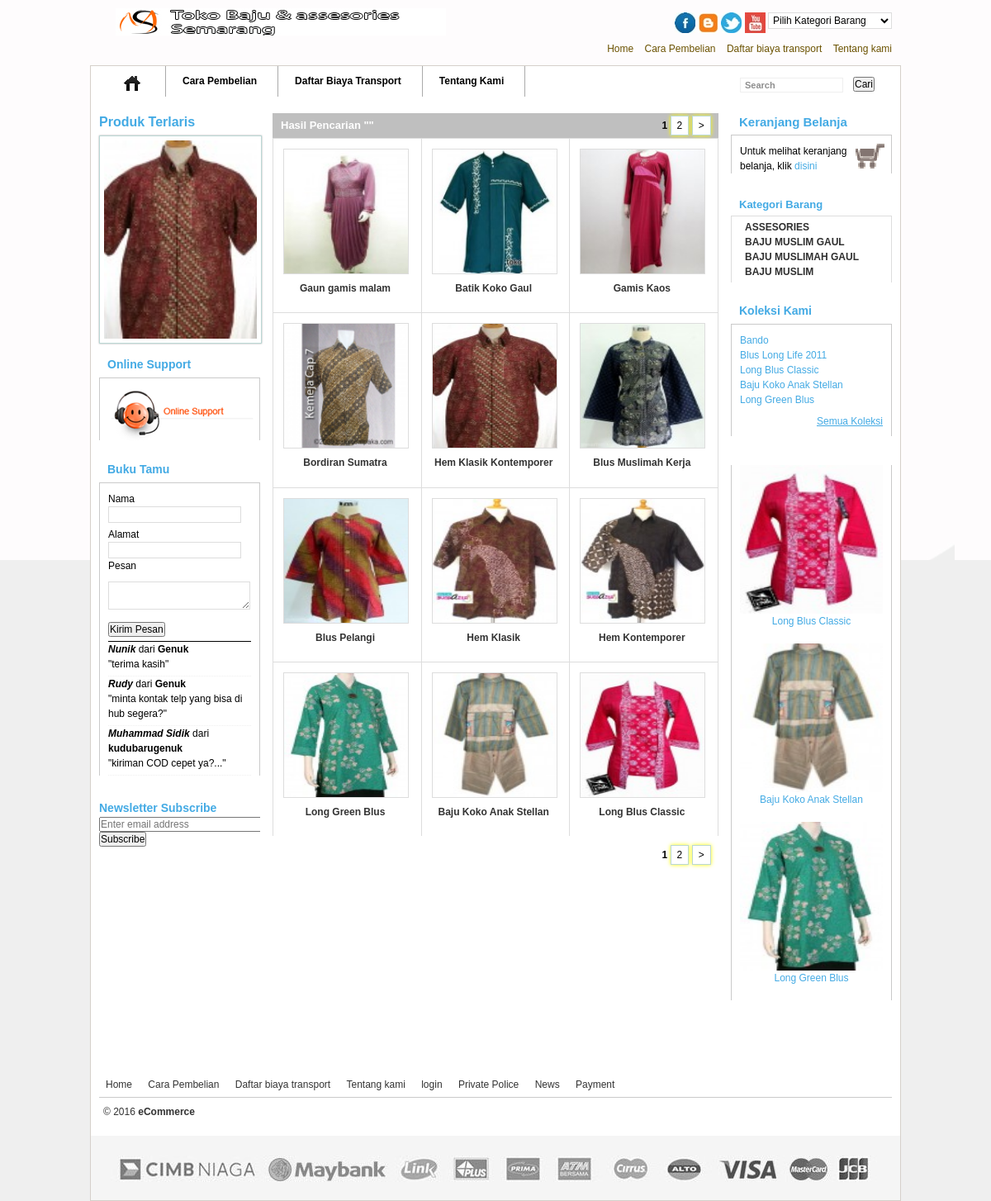
The app's page /index.php/barang/search_first with its own data.
### tables this page shows
CREATE TABLE `barang` (
  `kd_brg` int(11) NOT NULL,
  `kd_ktgr` char(6) NOT NULL,
  `nm_brg` varchar(50) NOT NULL,
  `bahan` varchar(25) NOT NULL,
  `ukuran` varchar(4) NOT NULL,
  `harga` double NOT NULL,
  `stok` int(5) NOT NULL,
  `nama_field` varchar(100) NOT NULL,
  `keterangan` text NOT NULL
);

CREATE TABLE `tamu` (
  `id_tamu` int(11) NOT NULL,
  `nama` varchar(50) NOT NULL,
  `alamat` varchar(100) NOT NULL,
  `komentar` text NOT NULL,
  `tampil` tinyint(1) NOT NULL
);

CREATE TABLE `kategori` (
  `kd_ktgr` int(11) NOT NULL,
  `nm_ktgr` varchar(50) NOT NULL
);

### application/controllers/barang.php (called while the page is built, shortened)
<?php if ( ! defined('BASEPATH')) exit('No direct script access allowed');
class Barang extends CI_Controller {
	function __construct(){
		$this->load->model(array('barang_m'));
		$this->load->library(array('pagination'));
		$this->load->helper(array('html','global'));
		$this->load->library('pquery');
	}
	function search_first(){
		$this->session->set_userdata('sesi_generalsearch', $this->input->post('txt_general'));
		$this->general_search();
	}
	function general_search(){
		$data['title'] = 'Hasil Pencarian Dengan Kata Kunci '.$this->session->userdata('sesi_generalsearch');
		$data['base_url'] = base_url().'barang/browse_perkategori/ecommerce';
		$data['total_rows'] = $this->barang_m->count_general_search();
		$data['per_page'] = 12;
		$data['browse_hasil'] = $this->barang_m->general_search($data['per_page'],$this->uri->segment(4,0));
		$data['main'] = 'tresultsearch_v';
		$this->load->view('main_v', $data);
	}
}
?>

### index.php (called while the page is built, shortened)
<?php
require_once BASEPATH.'core/CodeIgniter'.EXT;

### application/models/barang_m.php (called while the page is built, shortened)
<?php
	Class Barang_m extends CI_Model{
		function general_search($limit1 = '', $limit2 = ''){
			$sql = "SELECT * FROM barang WHERE nama_field <> '' ";
				$sql .= " LIMIT ".$limit2;
			if($limit1){
				$sql .= ", ".$limit1;
			}
			return $this->db->query($sql);
		}
		function count_general_search(){
			$data = array();
			$sql = "SELECT * FROM barang WHERE nama_field <> '' ";
			$hasil = $this->db->query($sql);
			return $hasil->num_rows();
		}
	}
?>

### application/views/tresultsearch_v.php (the view, shortened to what this page needs)
<?php echo '<div class="pagination">'.$this->pagination->create_links().'</div>'?>
<div class="box best-selling">
	<h3>Hasil Pencarian "<?php echo $this->session->userdata('sesi_generalsearch')?>"</h3>
			<table border="0" cellspacing="0">
			<tbody>
				<tr class="odd">
				<?php $x=1; foreach($browse_hasil->result() as $bth){?>
				<td>
					<?php
						$arr_img = array(
							'src' => 'asset/images/barang/thumbs/'.$bth->nama_field
						);
						echo anchor('barang/detail/ecommerce/'.$bth->kd_brg, img($arr_img));
						echo '<div class="product-description"><h5>'.anchor('barang/detail/ecommerce/'.$bth->kd_brg,$bth->nm_brg).'</h5>';
						echo '</div>';
					?>
				</td>
				<?php
					$j= $x++;
					if($j % 3 == 0) echo "<tr class='odd'>";
					}
				?>
				</tr>
			</tbody>
			</table>
    <div class="bottom-callout"></div>
	<?php echo '<div class="pagination">'.$this->pagination->create_links().'</div>'?>
</div>

### application/views/terlaris_v.php
<?php
	$sql_dpesan = "SELECT kd_brg, (SELECT COUNT(kd_brg) FROM dpesan WHERE kd_brg = dp.kd_brg)jum FROM dpesan dp ORDER BY jum DESC LIMIT 1";
	$que_dpesan = mysql_query($sql_dpesan);
	$dp = mysql_fetch_array($que_dpesan);
	$dkd_brg = $dp['kd_brg'];
	$sql_laris = "SELECT kd_brg, nm_brg, nama_field FROM barang
			WHERE kd_brg = ".$dkd_brg."
			ORDER BY kd_brg DESC LIMIT 1";
	$que_barang = mysql_query($sql_laris);
	if($que_barang){
		$dl = mysql_fetch_array($que_barang);
		$arimg = array(
			'src' => 'asset/images/barang/thumbs/'.$dl['nama_field'],
			'class' => 'gb-laris',
			'title' => 'Barang Terlaris'
		);
		echo anchor('barang/detail/ecommerce/'.$dl['kd_brg'],img($arimg));
	}else{
		echo 'Belum ada barang terlaris';
	}
?>

### application/views/bukutamu_v.php (shortened to what this page needs)
<head>
</head>
    <div class="block-title">
        <h3>Buku Tamu</h3>
    </div>
	<?php
		echo $this->pquery->form_remote_tag(array(
		'url'=>site_url('tamu/save'),
		'update'=>'#bukutamu',
		'id'=>'form',
		'type'=>'post'));
	?>
        <fieldset class="block-content">
		<div class="input-box">
			Nama<br/><input type="text" class="input-text" name="nama"><br />
		</div>
		<div class="input-box">
			Alamat<br/><input type="text" class="input-text" name="alamat"><br />
			Pesan<textarea name="komentar" class='textarea_guest' cols="5"></textarea>
		</div>
		<?php
			echo form_submit('simpan','Kirim Pesan');
			echo form_close();
		?>
	<div class="list-guest">
		<?php
			$sql_guest = "SELECT * FROM tamu WHERE tampil <> 5 ORDER BY id_tamu DESC LIMIT 5";
			$que_guest = mysql_query($sql_guest);
			while($dg = mysql_fetch_array($que_guest)):
				echo '<b><i>'.$dg['nama'].'</i></b> dari ';
				echo '<b>'.$dg['alamat'].'</b><br />';
				echo '&quot;'.$dg['komentar'].'&quot;'.'<br />
					<div style="margin-top:5px;border-top:1px dotted #efefef"></div>';
			endwhile;
		?>
	</div>
<div class="block-bottom"></div>

### application/views/menukategori_v.php
<?php
	echo '<ul id="theMenu_acc">';
	$query = mysql_query("SELECT * FROM kategori ORDER BY kd_ktgr DESC");
	while($d = mysql_fetch_array($query)):
		echo '<li class="first">'.anchor('barang/perkategori/'.$d['kd_ktgr'].'/'.$d['nm_ktgr'],$d['nm_ktgr'],'class="main-cate"').'</li>';
	endwhile;
	echo '</ul>';
?>

### application/views/linkkoleksi_v.php
<div class="block-title">
	<h3>Koleksi Kami</h3>
</div>
<div class="block-content">
	<ul>
	<?php
		$sql_koleksi = "SELECT kd_brg, nm_brg FROM barang ORDER BY kd_brg DESC LIMIT 5";
		$que_koleksi = mysql_query($sql_koleksi);
		while($d = mysql_fetch_array($que_koleksi)):
			echo '<ol>'.anchor('barang/detail/ecommerce/'.$d['kd_brg'],$d['nm_brg']).'</ol>';
		endwhile;
	?>
	</ul>
	<div class="actions">
		<a href="" rel="nofollow">Semua Koleksi</a>
	</div>
</div>
<div class="block-bottom"></div>

### application/views/laris_v.php
<?php
	$sql_laris = "SELECT kd_brg, nm_brg, nama_field FROM barang ";
		$sql_laris .= " WHERE kd_brg IN (SELECT kd_brg FROM dpesan)";
		$sql_laris .= " ORDER BY kd_brg DESC LIMIT 0,3";
	$que_barang = mysql_query($sql_laris);
?>
<div class="block-top"></div>
    <div class="block-content">
	<?php
		while($dl = mysql_fetch_array($que_barang)):
			$arimg = array(
				'src' => 'asset/images/barang/thumbs/'.$dl['nama_field'],
				'title' => 'Barang Laris'
			);
			echo anchor('barang/detail/ecommerce/'.$dl['kd_brg'],img($arimg));
			echo anchor('barang/detail/ecommerce/'.$dl['kd_brg'],$dl['nm_brg']);
			echo '<br />';
			echo '<br />';
		endwhile;
	?>
    </div>
<div class="block-bottom"></div>

### asset/css/smartmenu.css (style rules this page uses)
#theMenu_acc li a { clear: both; padding-bottom: 0px; padding-top: 2px; padding-left: 12px; }
a.main-cate, a:hover.main-cate { color:#2F2F2F; font-size:12px; font-weight:bold; text-decoration:none; text-transform:uppercase; }
.block-bottom { background:#fff url(../images/bottom-block.gif) no-repeat top;width:195px;height:14px; }

### asset/css/style.css (style rules this page uses)
ul.menu a { display:block; color:#000; text-decoration:none;line-height:normal; }
ul.menu img { display:block; color:#000; text-decoration:none;line-height:37px; }
ul.menu li.level0 a { border-right:1px solid #aaa;line-height:37px; font-weight:bold; background:none;padding:0 25px 0 20px;font-size:12px; }
ul.menu li.level0 a:hover, ul.menu .parent a { background:#fff url(../../images/bg_menu_hover.gif) repeat-x;font-size:12px;font-weight:bold; }
ul.menu a { font-size:12px;font-weight:bold; }
ul.menu li.active a { font-size:12px;font-weight:bold; background:#eeeeee url(../../images/menu_effect/bg-menu-active.gif) repeat-x 16px ; color: #FFFFFF; }
.nav-container .bg-home a { padding:11px 30px 7px 30px;border-right:solid 1px #AAAAAA; cursor:pointer; }
.nav-container .bg-home a { background: url(../../images/bg-home-notactive.gif) no-repeat; }
ul.menu li.active a.active-bghome { background: url(../../images/bg-home-menu-active.gif) no-repeat ; }

### asset/css/print.css (style rules this page uses)
* { background:none !important; text-align:left !important; }
html { margin:0 !important; padding:0 !important; }
body { background:#fff !important; font-size:9pt !important; padding:0 !important; margin:10px !important; }
a { color:#2976c9 !important; }
th,td { color:#2f2f2f !important; border-color:#ccc !important; }
.header-container, .nav-container, .footer-container, .pager, .toolbar, .actions, .buttons-set { display:none !important; }

### application/views/bukutamu_v.php (style rules this page uses)
.textarea_guest { width:172px; }

### records on screen
barang: kd_brg+nama_field (picture), kd_brg+nm_brg "Hem Klasik Kontemporer"
tamu: nama "Nunik", alamat "Genuk", komentar "terima kasih"
tamu: nama "Rudy", alamat "Genuk", komentar "minta kontak telp yang bisa di hub segera?"
tamu: nama "Muhammad Sidik", alamat "kudubarugenuk", komentar "kiriman COD cepet ya?..."
barang: kd_brg+nama_field (picture), kd_brg+nm_brg "Gaun gamis malam"
barang: kd_brg+nama_field (picture), kd_brg+nm_brg "Batik Koko Gaul"
barang: kd_brg+nama_field (picture), kd_brg+nm_brg "Gamis Kaos"
barang: kd_brg+nama_field (picture), kd_brg+nm_brg "Bordiran Sumatra"
barang: kd_brg+nama_field (picture), kd_brg+nm_brg "Blus Muslimah Kerja"
barang: kd_brg+nama_field (picture), kd_brg+nm_brg "Blus Pelangi"
barang: kd_brg+nama_field (picture), kd_brg+nm_brg "Hem Klasik"
barang: kd_brg+nama_field (picture), kd_brg+nm_brg "Hem Kontemporer"
barang: kd_brg+nama_field (picture), kd_brg+nm_brg "Long Green Blus"
barang: kd_brg+nama_field (picture), kd_brg+nm_brg "Baju Koko Anak Stellan"
barang: kd_brg+nama_field (picture), kd_brg+nm_brg "Long Blus Classic"
kategori: kd_ktgr+nm_ktgr "ASSESORIES"
kategori: kd_ktgr+nm_ktgr "BAJU MUSLIM GAUL"
kategori: kd_ktgr+nm_ktgr "BAJU MUSLIMAH GAUL"
kategori: kd_ktgr+nm_ktgr "BAJU MUSLIM"
barang: kd_brg+nm_brg "Bando"
barang: kd_brg+nm_brg "Blus Long Life 2011"

### other values on screen
anchor(base_url(),'Home') "Home"
anchor('barang/carabeli','Cara Pembelian') "Cara Pembelian"
anchor('biaya_kirim','Daftar biaya transport') "Daftar biaya transport"
anchor('perusahaan/about_us','Tentang kami') "Tentang kami"
anchor("barang/carabeli","<span>Cara Pembelian</span>") "Cara Pembelian"
anchor("biaya_kirim","<span>Daftar Biaya Transport</span>") "Daftar Biaya Transport"
anchor("perusahaan/about_us","<span>Tentang Kami</span>") "Tentang Kami"
$this->pagination->create_links() "1 2 >"
anchor('pesan/browse','disini') "disini"
anchor(base_url().'admin','login') "login"
anchor('police/police','Private Police') "Private Police"
anchor('barang/carabeli','News') "News"
anchor('payment/payment','Payment') "Payment"
